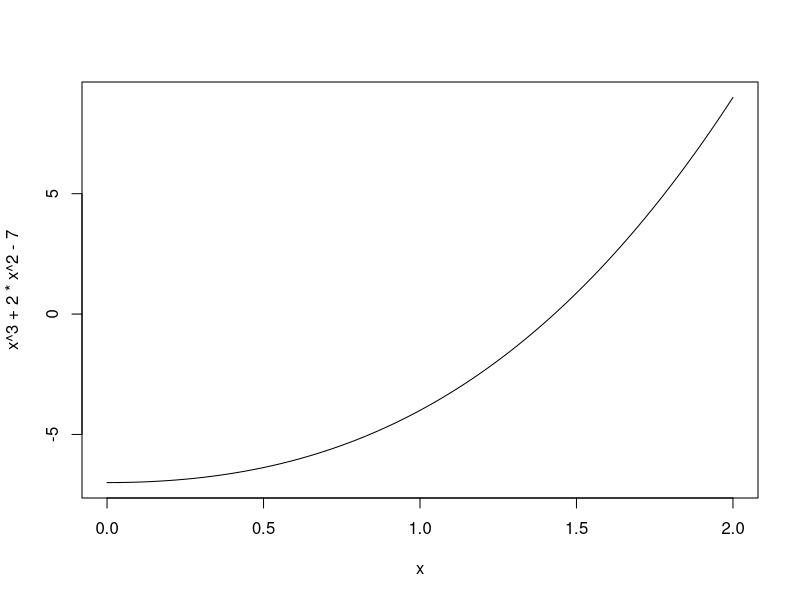

R code for this plot:
## ---- chunk 1
Fibonacci<-numeric(31)
Fibonacci[1]<-1
Fibonacci[2]<-1
for (i in 3:31) Fibonacci[i]<-Fibonacci[i-2]+Fibonacci[i-1]
Fibonacci
ratio_seq<-numeric(30)
for (i in 1:30) ratio_seq[i]<-Fibonacci[i+1]/Fibonacci[i]
ratio_seq
golden_ratio<-(1+sqrt(5))/2
golden_ratio
## ---- chunk 2
##a
answer<-0
for (j in 1:5) answer<-answer+j
answer
##b
answer<-NULL
for (j in 1:5) answer<-c(answer,j)
answer
##c
answer<-0
for (j in 1:5) answer<-c(answer,j)
answer
##d
answer<-1
for (j in 1:5) answer<-answer*j
answer
##e
answer<-3
for (j in 1:15) answer<-c(answer,(7*answer[j]%%31))
answer
## ---- chunk 3
##a
###x<-0.5
###count<-0
###while(abs(x-1.5*cos(x))>0.000001){
###  x<-1.5*cos(x)
###  count<-count+1
###}
###x
###count
x<-0.5
count<-0
while(abs(x-cos(x)/30-44*x/45)>0.000001){
  x<-cos(x)/30+44*x/45
  count<-count+1
}
x
count
##c
abs(-1.5*sin(x))
abs(-sin(x)/30+44/45)
## ---- chunk 4
twinprimes<-function(n) {
  if (n >=2) {
    sieve<-seq(2, n)
    primes<-c()
    for (i in seq(2, n)) {
      if (any(sieve==i)) {
        primes<-c(primes, i)
        sieve<-sieve[(sieve%%i)!=0]
      }
    }
    for (i in 2:length(primes)) {
      if (primes[i]-primes[i-1]==2)
        print(c(primes[i-1],primes[i])) 
      }
  } else {
    stop("Input value of n should be at least 2.")
    }
}
twinprimes(1000)
## ---- chunk 5
mortgage<-function(n,P,open) {
  if (open==TRUE) {i=0.005}
  else {i=0.004}
  R<-(P*i)/(1-(1+i)^(-n))
  return(R)
}
mortgage(24,20000,TRUE)
## ---- chunk 6
i1<-0
i2<-0.006
count<-0
while(abs(i2-i1)>0.000001){
  i1<-i2
  i2<-(1-(1+i1)^(-20))/19
  count<-count+1
}
i1
i2
count

i1<-0
i2<-0.95
count<-0
while(abs(i2-i1)>0.000001){
  i1<-i2
  i2<-(1-(1+i1)^(-20))/19
  count<-count+1
}
i1
i2
count
## ---- chunk 7
curve(x^3+2*x^2-7,0,2)
x1<-0
x2<-2
count<-1
repeat {
  count<-count+1
  x3<-(x1+x2)/2
  f1<-x1^3+2*x1^2-7
  f2<-x1^3+2*x1^2-7
  f3<-x3^3+2*x3^2-7
  if (f3==0) break
  else {
    if (f3>0) {x2<-x3}
    else {x1<-x3}
  }
  if (abs(x2-x1)<0.000001) break
}
x1
f1
x2
f2
count
## ---- chunk 8
bisection<-function(f,x1,x2) {
  repeat {
    x3<-(x1+x2)/2
    f1<-f(x1)
    f2<-f(x2)
    f3<-f(x3)
    if (f3==0) {
      print(x3)
      break
    } else {
      if (f1*f3>0) {x1<-x3}
      else {x2<-x3}
    }
    if (abs(x2-x1)<0.000001) {
      print((x1+x2)/2)
      break
    } 
  }
}
f<-function(x) x^3+2*x^2-7
bisection(f,0,2)
